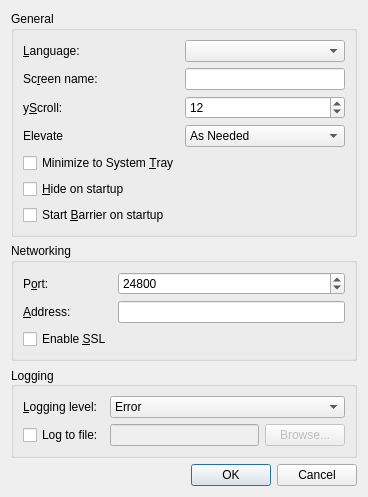
<?xml version="1.0" encoding="UTF-8"?>
<ui version="4.0">
 <class>SettingsDialogBase</class>
 <widget class="QDialog" name="SettingsDialogBase">
  <property name="geometry">
   <rect>
    <x>0</x>
    <y>0</y>
    <width>368</width>
    <height>468</height>
   </rect>
  </property>
  <property name="windowTitle">
   <string>Settings</string>
  </property>
  <layout class="QVBoxLayout" name="verticalLayout">
   <item>
    <widget class="QGroupBox" name="m_pGroupGeneral">
     <property name="enabled">
      <bool>true</bool>
     </property>
     <property name="sizePolicy">
      <sizepolicy hsizetype="Preferred" vsizetype="Preferred">
       <horstretch>0</horstretch>
       <verstretch>0</verstretch>
      </sizepolicy>
     </property>
     <property name="title">
      <string>General</string>
     </property>
     <layout class="QFormLayout" name="formLayout">
      <property name="fieldGrowthPolicy">
       <enum>QFormLayout::AllNonFixedFieldsGrow</enum>
      </property>
      <item row="0" column="0">
       <widget class="QLabel" name="m_pLabel_27">
        <property name="sizePolicy">
         <sizepolicy hsizetype="Preferred" vsizetype="Preferred">
          <horstretch>0</horstretch>
          <verstretch>0</verstretch>
         </sizepolicy>
        </property>
        <property name="minimumSize">
         <size>
          <width>75</width>
          <height>0</height>
         </size>
        </property>
        <property name="text">
         <string>&amp;Language:</string>
        </property>
        <property name="buddy">
         <cstring>m_pComboLanguage</cstring>
        </property>
       </widget>
      </item>
      <item row="0" column="1">
       <widget class="QComboBox" name="m_pComboLanguage"/>
      </item>
      <item row="1" column="0">
       <widget class="QLabel" name="m_pLabel_19">
        <property name="minimumSize">
         <size>
          <width>75</width>
          <height>0</height>
         </size>
        </property>
        <property name="text">
         <string>Sc&amp;reen name:</string>
        </property>
        <property name="buddy">
         <cstring>m_pLineEditScreenName</cstring>
        </property>
       </widget>
      </item>
      <item row="1" column="1">
       <widget class="QLineEdit" name="m_pLineEditScreenName">
        <property name="enabled">
         <bool>true</bool>
        </property>
       </widget>
      </item>
      <item row="2" column="0">
       <widget class="QLabel" name="m_pLabel_28">
        <property name="text">
         <string>y&amp;Scroll:</string>
        </property>
        <property name="buddy">
         <cstring>m_pSpinBoxYScroll</cstring>
        </property>
       </widget>
      </item>
      <item row="2" column="1">
       <widget class="QSpinBox" name="m_pSpinBoxYScroll">
        <property name="enabled">
         <bool>true</bool>
        </property>
        <property name="sizePolicy">
         <sizepolicy hsizetype="MinimumExpanding" vsizetype="Fixed">
          <horstretch>0</horstretch>
          <verstretch>0</verstretch>
         </sizepolicy>
        </property>
        <property name="maximum">
         <number>960</number>
        </property>
        <property name="value">
         <number>12</number>
        </property>
       </widget>
      </item>
      <item row="3" column="0">
       <widget class="QLabel" name="m_pLabelElevate">
        <property name="text">
         <string>Elevate</string>
        </property>
       </widget>
      </item>
      <item row="3" column="1">
       <widget class="QComboBox" name="m_pComboElevate">
        <property name="toolTip">
         <string>Specify when the Barrier service should run at an elevated privilege level</string>
        </property>
        <property name="currentIndex">
         <number>0</number>
        </property>
        <item>
         <property name="text">
          <string>As Needed</string>
         </property>
        </item>
        <item>
         <property name="text">
          <string>Always</string>
         </property>
        </item>
        <item>
         <property name="text">
          <string>Never</string>
         </property>
        </item>
       </widget>
      </item>
      <item row="4" column="0">
       <widget class="QCheckBox" name="m_pCheckBoxMinimizeToTray">
        <property name="text">
         <string>Minimize to System &amp;Tray</string>
        </property>
       </widget>
      </item>
      <item row="5" column="0">
       <widget class="QCheckBox" name="m_pCheckBoxAutoHide">
        <property name="text">
         <string>&amp;Hide on startup</string>
        </property>
       </widget>
      </item>
      <item row="6" column="0">
       <widget class="QCheckBox" name="m_pCheckBoxAutoStart">
        <property name="text">
         <string>Start &amp;Barrier on startup</string>
        </property>
       </widget>
      </item>
     </layout>
    </widget>
   </item>
   <item>
    <widget class="QGroupBox" name="m_pGroupNetworking">
     <property name="title">
      <string>Networking</string>
     </property>
     <layout class="QGridLayout" name="gridLayout_3">
      <item row="0" column="0">
       <widget class="QLabel" name="m_pLabel_20">
        <property name="text">
         <string>P&amp;ort:</string>
        </property>
        <property name="buddy">
         <cstring>m_pSpinBoxPort</cstring>
        </property>
       </widget>
      </item>
      <item row="0" column="1">
       <widget class="QSpinBox" name="m_pSpinBoxPort">
        <property name="enabled">
         <bool>true</bool>
        </property>
        <property name="sizePolicy">
         <sizepolicy hsizetype="MinimumExpanding" vsizetype="Fixed">
          <horstretch>0</horstretch>
          <verstretch>0</verstretch>
         </sizepolicy>
        </property>
        <property name="maximum">
         <number>65535</number>
        </property>
        <property name="value">
         <number>24800</number>
        </property>
       </widget>
      </item>
      <item row="1" column="0">
       <widget class="QLabel" name="m_pLabel_21">
        <property name="text">
         <string>&amp;Address:</string>
        </property>
        <property name="buddy">
         <cstring>m_pLineEditInterface</cstring>
        </property>
       </widget>
      </item>
      <item row="1" column="1">
       <widget class="QLineEdit" name="m_pLineEditInterface">
        <property name="enabled">
         <bool>true</bool>
        </property>
       </widget>
      </item>
      <item row="2" column="0">
       <widget class="QCheckBox" name="m_pCheckBoxEnableCrypto">
        <property name="text">
         <string>Enable &amp;SSL</string>
        </property>
       </widget>
      </item>
     </layout>
    </widget>
   </item>
   <item>
    <widget class="QGroupBox" name="m_pGroupLog">
     <property name="sizePolicy">
      <sizepolicy hsizetype="Preferred" vsizetype="Preferred">
       <horstretch>0</horstretch>
       <verstretch>0</verstretch>
      </sizepolicy>
     </property>
     <property name="title">
      <string>Logging</string>
     </property>
     <property name="alignment">
      <set>Qt::AlignLeading|Qt::AlignLeft|Qt::AlignVCenter</set>
     </property>
     <property name="flat">
      <bool>false</bool>
     </property>
     <layout class="QGridLayout" name="gridLayout_2">
      <item row="0" column="0">
       <widget class="QLabel" name="m_pLabel_3">
        <property name="minimumSize">
         <size>
          <width>75</width>
          <height>0</height>
         </size>
        </property>
        <property name="text">
         <string>&amp;Logging level:</string>
        </property>
        <property name="buddy">
         <cstring>m_pComboLogLevel</cstring>
        </property>
       </widget>
      </item>
      <item row="0" column="1" colspan="2">
       <widget class="QComboBox" name="m_pComboLogLevel">
        <item>
         <property name="text">
          <string>Error</string>
         </property>
        </item>
        <item>
         <property name="text">
          <string>Warning</string>
         </property>
        </item>
        <item>
         <property name="text">
          <string>Note</string>
         </property>
        </item>
        <item>
         <property name="text">
          <string>Info</string>
         </property>
        </item>
        <item>
         <property name="text">
          <string>Debug</string>
         </property>
        </item>
        <item>
         <property name="text">
          <string>Debug1</string>
         </property>
        </item>
        <item>
         <property name="text">
          <string>Debug2</string>
         </property>
        </item>
       </widget>
      </item>
      <item row="1" column="0">
       <widget class="QCheckBox" name="m_pCheckBoxLogToFile">
        <property name="text">
         <string>Log to file:</string>
        </property>
       </widget>
      </item>
      <item row="1" column="1">
       <widget class="QLineEdit" name="m_pLineEditLogFilename">
        <property name="enabled">
         <bool>false</bool>
        </property>
       </widget>
      </item>
      <item row="1" column="2">
       <widget class="QPushButton" name="m_pButtonBrowseLog">
        <property name="enabled">
         <bool>false</bool>
        </property>
        <property name="text">
         <string>Browse...</string>
        </property>
       </widget>
      </item>
     </layout>
    </widget>
   </item>
   <item>
    <spacer name="verticalSpacer">
     <property name="orientation">
      <enum>Qt::Vertical</enum>
     </property>
     <property name="sizeHint" stdset="0">
      <size>
       <width>20</width>
       <height>40</height>
      </size>
     </property>
    </spacer>
   </item>
   <item>
    <widget class="QDialogButtonBox" name="buttonBox">
     <property name="orientation">
      <enum>Qt::Horizontal</enum>
     </property>
     <property name="standardButtons">
      <set>QDialogButtonBox::Cancel|QDialogButtonBox::Ok</set>
     </property>
    </widget>
   </item>
  </layout>
 </widget>
 <tabstops>
  <tabstop>m_pComboLanguage</tabstop>
  <tabstop>m_pLineEditScreenName</tabstop>
  <tabstop>m_pComboElevate</tabstop>
  <tabstop>m_pCheckBoxMinimizeToTray</tabstop>
  <tabstop>m_pCheckBoxAutoHide</tabstop>
  <tabstop>m_pCheckBoxAutoStart</tabstop>
  <tabstop>m_pSpinBoxPort</tabstop>
  <tabstop>m_pLineEditInterface</tabstop>
  <tabstop>m_pCheckBoxEnableCrypto</tabstop>
  <tabstop>m_pComboLogLevel</tabstop>
  <tabstop>m_pCheckBoxLogToFile</tabstop>
  <tabstop>m_pLineEditLogFilename</tabstop>
  <tabstop>m_pButtonBrowseLog</tabstop>
 </tabstops>
 <resources/>
 <connections>
  <connection>
   <sender>buttonBox</sender>
   <signal>accepted()</signal>
   <receiver>SettingsDialogBase</receiver>
   <slot>accept()</slot>
   <hints>
    <hint type="sourcelabel">
     <x>266</x>
     <y>340</y>
    </hint>
    <hint type="destinationlabel">
     <x>157</x>
     <y>274</y>
    </hint>
   </hints>
  </connection>
  <connection>
   <sender>buttonBox</sender>
   <signal>rejected()</signal>
   <receiver>SettingsDialogBase</receiver>
   <slot>reject()</slot>
   <hints>
    <hint type="sourcelabel">
     <x>334</x>
     <y>340</y>
    </hint>
    <hint type="destinationlabel">
     <x>286</x>
     <y>274</y>
    </hint>
   </hints>
  </connection>
 </connections>
</ui>
